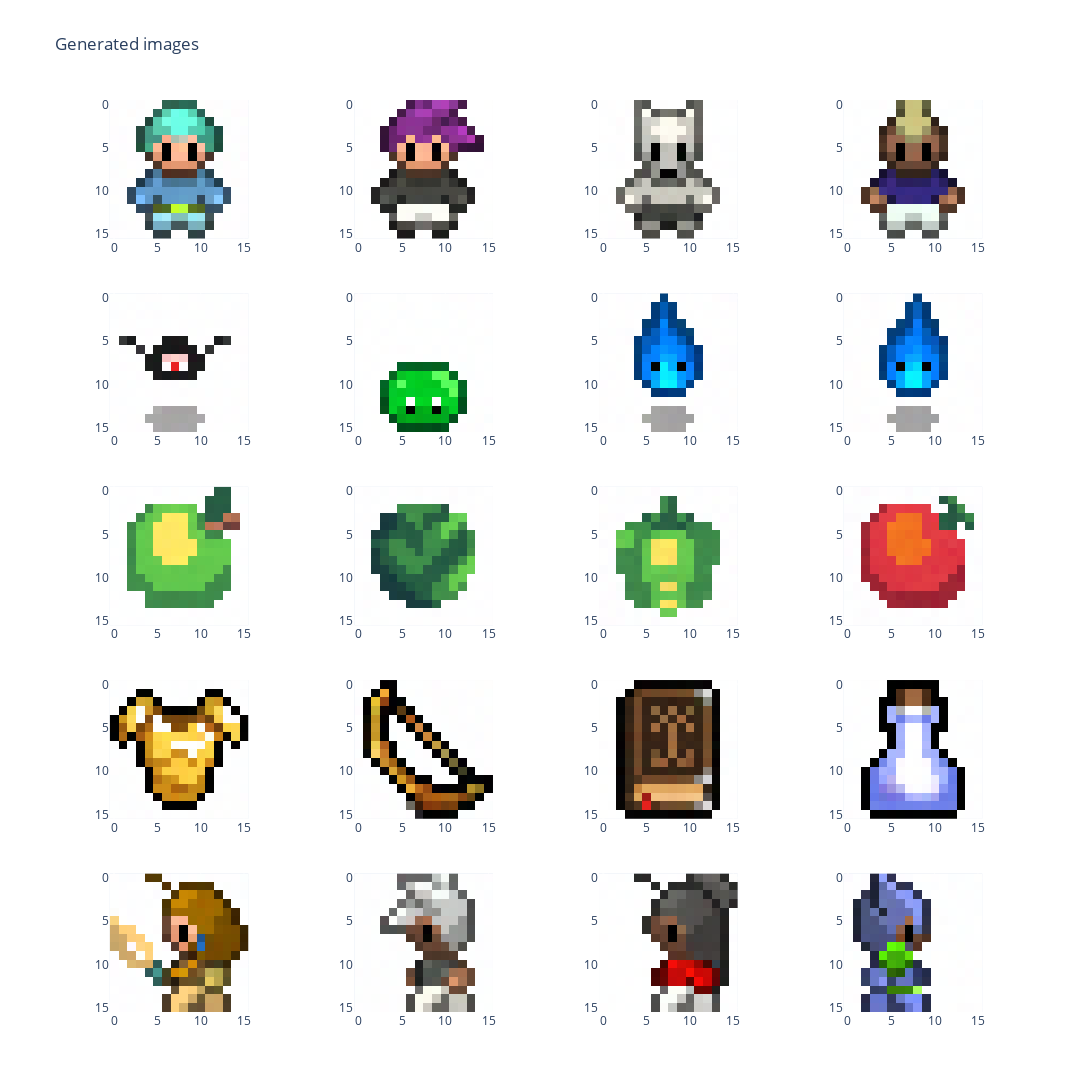

Here is the notebook cell this chart was saved with:
### Code cell
fig = plot_generated_images(generated_image.images, 5, 4)
fig.show()

### Figure 1 — Plotly figure (JSON) as saved in the notebook; plotly's stock layout.template omitted (floating-point values rounded to 4 significant figures; data arrays with more than 128 entries replaced by an {"elided": "..."} marker saying what was removed)
{"data": [{"type": "image", "xaxis": "x", "yaxis": "y", "z": {"elided": "16x16x3 int values"}}, {"type": "image", "xaxis": "x2", "yaxis": "y2", "z": {"elided": "16x16x3 int values"}}, {"type": "image", "xaxis": "x3", "yaxis": "y3", "z": {"elided": "16x16x3 int values"}}, {"type": "image", "xaxis": "x4", "yaxis": "y4", "z": {"elided": "16x16x3 int values"}}, {"type": "image", "xaxis": "x5", "yaxis": "y5", "z": {"elided": "16x16x3 int values"}}, {"type": "image", "xaxis": "x6", "yaxis": "y6", "z": {"elided": "16x16x3 int values"}}, {"type": "image", "xaxis": "x7", "yaxis": "y7", "z": {"elided": "16x16x3 int values"}}, {"type": "image", "xaxis": "x8", "yaxis": "y8", "z": {"elided": "16x16x3 int values"}}, {"type": "image", "xaxis": "x9", "yaxis": "y9", "z": {"elided": "16x16x3 int values"}}, {"type": "image", "xaxis": "x10", "yaxis": "y10", "z": {"elided": "16x16x3 int values"}}, {"type": "image", "xaxis": "x11", "yaxis": "y11", "z": {"elided": "16x16x3 int values"}}, {"type": "image", "xaxis": "x12", "yaxis": "y12", "z": {"elided": "16x16x3 int values"}}, {"type": "image", "xaxis": "x13", "yaxis": "y13", "z": {"elided": "16x16x3 int values"}}, {"type": "image", "xaxis": "x14", "yaxis": "y14", "z": {"elided": "16x16x3 int values"}}, {"type": "image", "xaxis": "x15", "yaxis": "y15", "z": {"elided": "16x16x3 int values"}}, {"type": "image", "xaxis": "x16", "yaxis": "y16", "z": {"elided": "16x16x3 int values"}}, {"type": "image", "xaxis": "x17", "yaxis": "y17", "z": {"elided": "16x16x3 int values"}}, {"type": "image", "xaxis": "x18", "yaxis": "y18", "z": {"elided": "16x16x3 int values"}}, {"type": "image", "xaxis": "x19", "yaxis": "y19", "z": {"elided": "16x16x3 int values"}}, {"type": "image", "xaxis": "x20", "yaxis": "y20", "z": {"elided": "16x16x3 int values"}}], "layout": {"height": 1500, "title": {"text": "Generated images"}, "width": 1200, "xaxis": {"anchor": "y", "domain": [0, 0.2125]}, "xaxis10": {"anchor": "y10", "domain": [0.2625, 0.475]}, "xaxis11": {"anchor": "y11", "domain": [0.525, 0.7375]}, "xaxis12": {"anchor": "y12", "domain": [0.7875, 1]}, "xaxis13": {"anchor": "y13", "domain": [0, 0.2125]}, "xaxis14": {"anchor": "y14", "domain": [0.2625, 0.475]}, "xaxis15": {"anchor": "y15", "domain": [0.525, 0.7375]}, "xaxis16": {"anchor": "y16", "domain": [0.7875, 1]}, "xaxis17": {"anchor": "y17", "domain": [0, 0.2125]}, "xaxis18": {"anchor": "y18", "domain": [0.2625, 0.475]}, "xaxis19": {"anchor": "y19", "domain": [0.525, 0.7375]}, "xaxis2": {"anchor": "y2", "domain": [0.2625, 0.475]}, "xaxis20": {"anchor": "y20", "domain": [0.7875, 1]}, "xaxis3": {"anchor": "y3", "domain": [0.525, 0.7375]}, "xaxis4": {"anchor": "y4", "domain": [0.7875, 1]}, "xaxis5": {"anchor": "y5", "domain": [0, 0.2125]}, "xaxis6": {"anchor": "y6", "domain": [0.2625, 0.475]}, "xaxis7": {"anchor": "y7", "domain": [0.525, 0.7375]}, "xaxis8": {"anchor": "y8", "domain": [0.7875, 1]}, "xaxis9": {"anchor": "y9", "domain": [0, 0.2125]}, "yaxis": {"anchor": "x", "domain": [0.848, 1]}, "yaxis10": {"anchor": "x10", "domain": [0.424, 0.576]}, "yaxis11": {"anchor": "x11", "domain": [0.424, 0.576]}, "yaxis12": {"anchor": "x12", "domain": [0.424, 0.576]}, "yaxis13": {"anchor": "x13", "domain": [0.212, 0.364]}, "yaxis14": {"anchor": "x14", "domain": [0.212, 0.364]}, "yaxis15": {"anchor": "x15", "domain": [0.212, 0.364]}, "yaxis16": {"anchor": "x16", "domain": [0.212, 0.364]}, "yaxis17": {"anchor": "x17", "domain": [0, 0.152]}, "yaxis18": {"anchor": "x18", "domain": [0, 0.152]}, "yaxis19": {"anchor": "x19", "domain": [0, 0.152]}, "yaxis2": {"anchor": "x2", "domain": [0.848, 1]}, "yaxis20": {"anchor": "x20", "domain": [0, 0.152]}, "yaxis3": {"anchor": "x3", "domain": [0.848, 1]}, "yaxis4": {"anchor": "x4", "domain": [0.848, 1]}, "yaxis5": {"anchor": "x5", "domain": [0.636, 0.788]}, "yaxis6": {"anchor": "x6", "domain": [0.636, 0.788]}, "yaxis7": {"anchor": "x7", "domain": [0.636, 0.788]}, "yaxis8": {"anchor": "x8", "domain": [0.636, 0.788]}, "yaxis9": {"anchor": "x9", "domain": [0.424, 0.576]}}}
